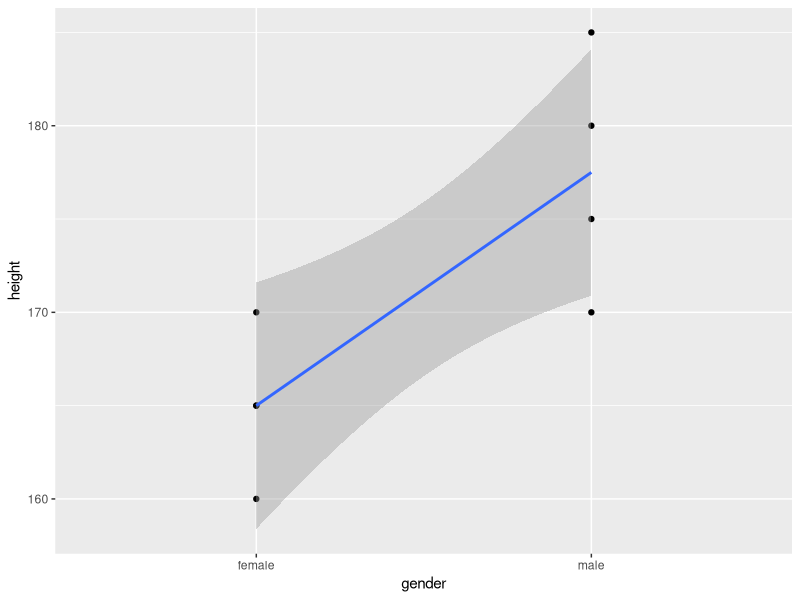
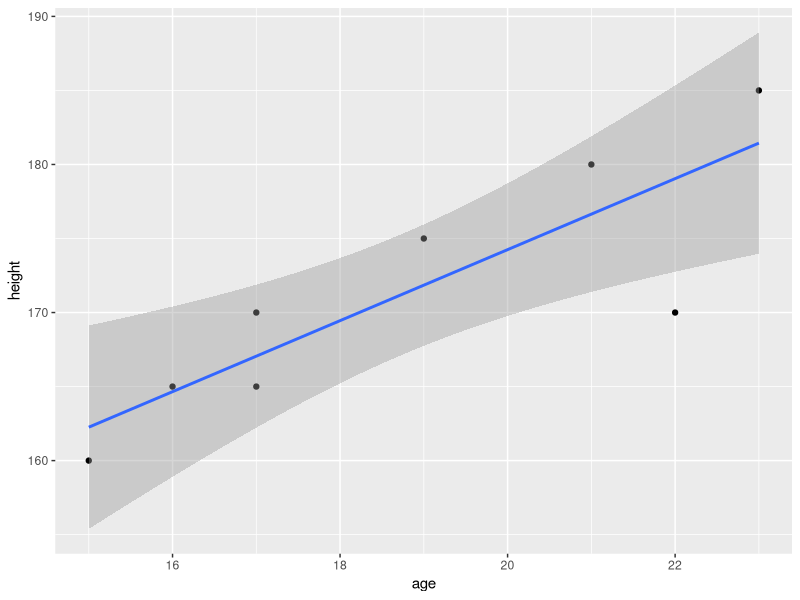
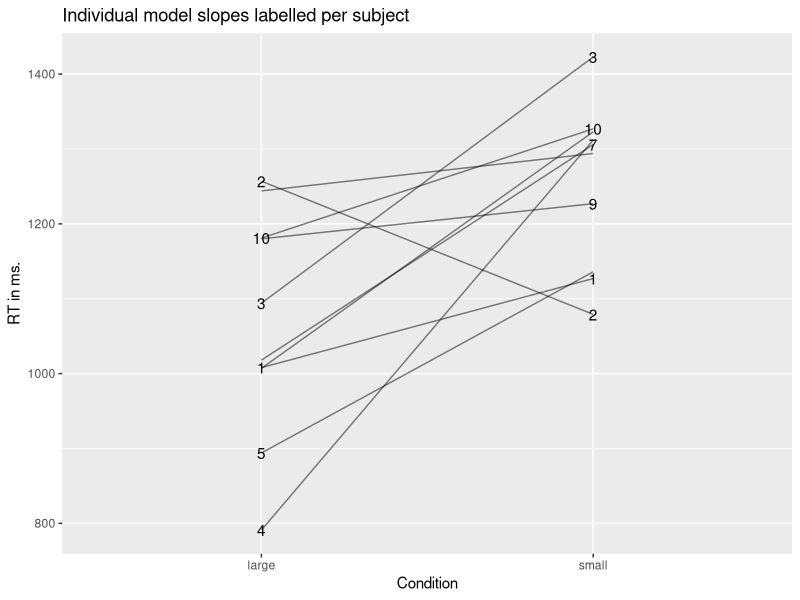
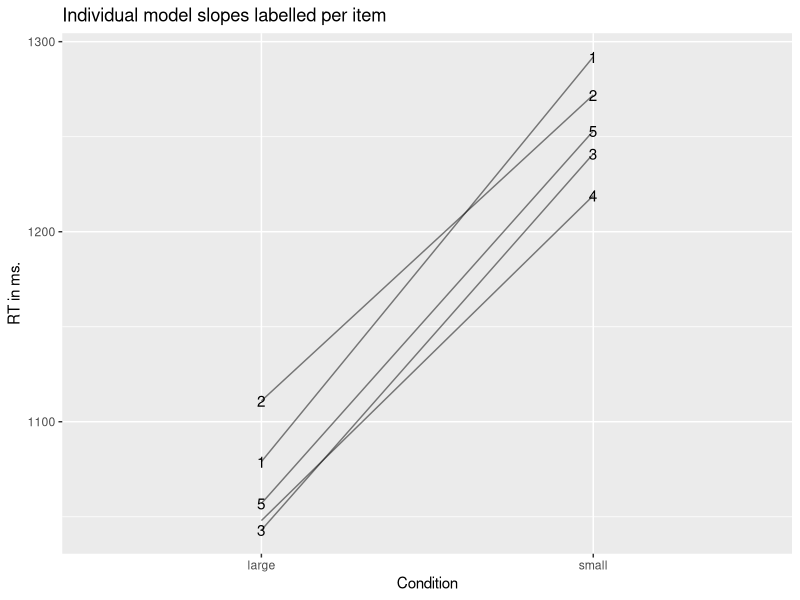
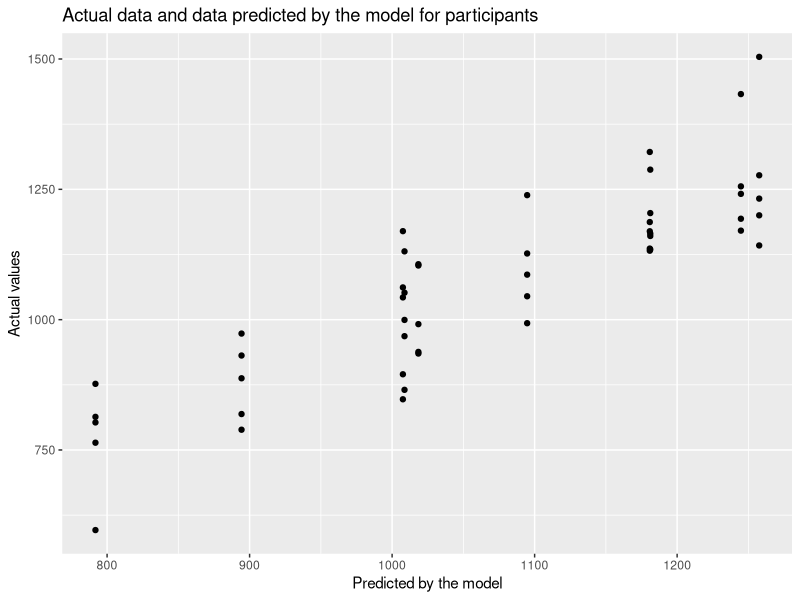
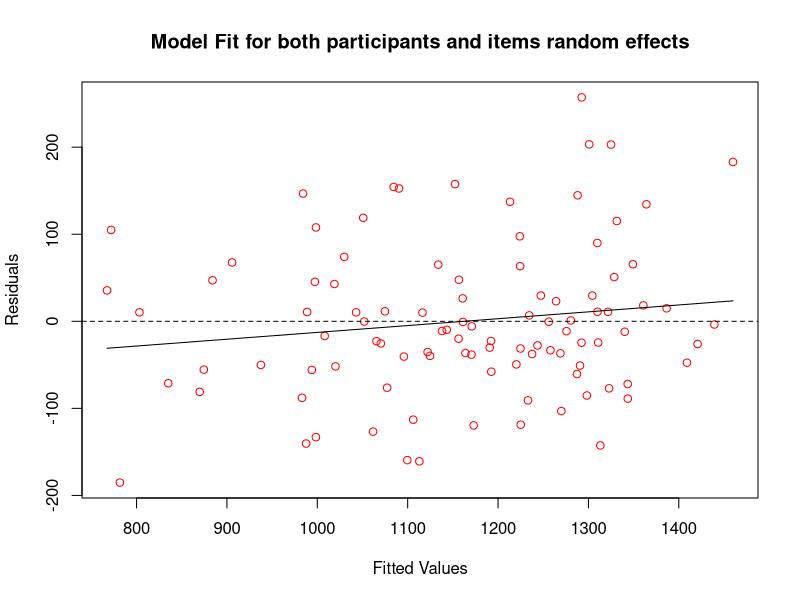
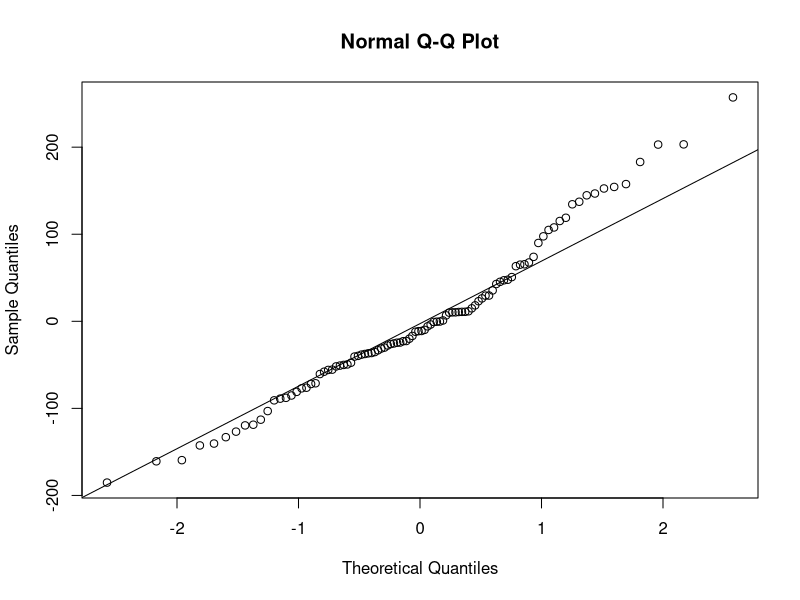
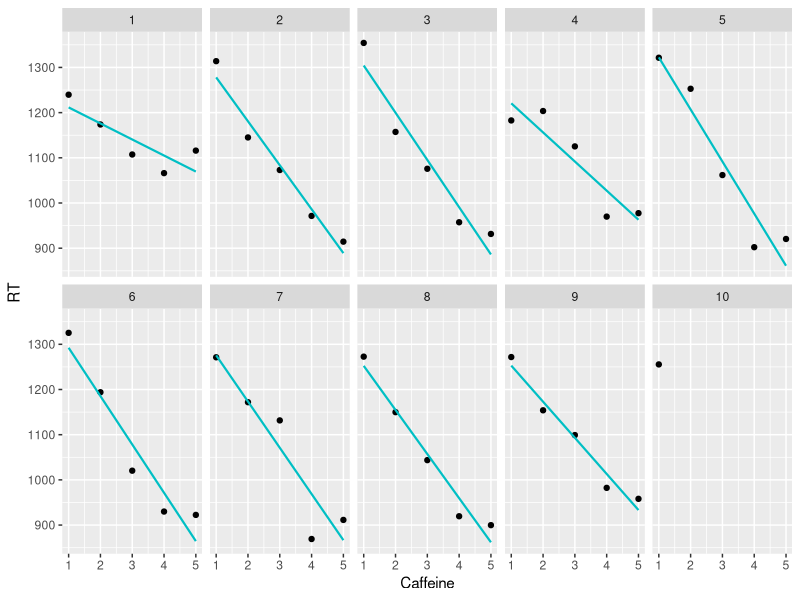

Here is the R script that generated these plots, in order: (Note: this script raises an error after producing the figures.)
library(lme4) # needed for linear mixed models
library(lmerTest) # gives us p-values for parameters in linear mixed models 
library(emmeans) # allows us to run pairwise comparisons/contrsasts
library(tidyverse) # load the tidyverse packages
library(ordinal) # needed for CLMM - cumulative link mixed models for ordinal data

# Linear model
genderheightdata <- read_csv("data_files/genderheightdata.csv")

genderheightdata$gender <- as.factor(genderheightdata$gender)

ourmodel <- lm(height ~ gender, data = genderheightdata)
summary(ourmodel)

ggplot(genderheightdata, aes(x = gender, y = height, group = 1)) + 
  geom_point() +
  geom_smooth(method = "lm")

ageheightdata <- read_csv("data_files/ageheightdata.csv")

ourmodel <- lm(height ~ age, data = ageheightdata)
summary(ourmodel)

ggplot(ageheightdata, aes(x = age, y = height)) + 
  geom_point() +
  geom_smooth(method = "lm")

# Start of random slopes and intercepts simulation ####
subject <- rep(1:10, each = 10)
condition <- rep(c("large", "small"), 50)
item <- rep(rep(1:5), 20)

my_data <- arrange(as.tibble(cbind(subject, condition, item)), -desc(condition))
my_data <- arrange(my_data, desc(item))

set.seed(1234)
rt <- c(rnorm(10, 800, 100), rnorm(10, 1000, 100),
        rnorm(10, 800, 100), rnorm(10, 1000, 100),
        rnorm(10, 800, 100), rnorm(10, 1000, 100),
        rnorm(10, 800, 100), rnorm(10, 1000, 100),
        rnorm(10, 800, 100), rnorm(10, 1000, 100))

fulldata <- arrange(cbind(my_data, rt), -desc(subject))

set.seed(1)
baseline <- c(rep(runif(1, 0, 500), 5),
              rep(runif(1, 0, 500), 5),
              rep(runif(1, 0, 500), 5),
              rep(runif(1, 0, 500), 5),
              rep(runif(1, 0, 500), 5),
              rep(runif(1, 0, 500), 5),
              rep(runif(1, 0, 500), 5),
              rep(runif(1, 0, 500), 5),
              rep(runif(1, 0, 500), 5),
              rep(runif(1, 0, 500), 5),
              rep(runif(1, 0, 500), 5),
              rep(runif(1, 0, 500), 5),
              rep(runif(1, 0, 500), 5),
              rep(runif(1, 0, 500), 5),
              rep(runif(1, 0, 500), 5),
              rep(runif(1, 0, 500), 5),
              rep(runif(1, 0, 500), 5),
              rep(runif(1, 0, 500), 5),
              rep(runif(1, 0, 500), 5),
              rep(runif(1, 0, 500), 5))

fulldata <- fulldata %>% arrange(subject, desc(condition))

fulldata$rt <- fulldata$rt + baseline 

mixed_model <- lmer(rt ~ condition + (1 | subject) + (1 | item), data = fulldata)
summary(mixed_model)

mixed_model_null <- lmer(rt ~ (1 | subject) + (1 | item), data = fulldata)
summary(mixed_model_null)

anova(mixed_model, mixed_model_null)

coef(mixed_model)

mixed_model <- lmer(rt ~ condition + (1 + condition | subject) + (1 + condition | item), data = fulldata)
summary(mixed_model)

mixed_model_null <- lmer(rt ~ (1 + condition | subject) + (1 + condition | item), data = fulldata)
summary(mixed_model_null)

anova(mixed_model, mixed_model_null)

coef(mixed_model)

# Plot intercepts and slopes ####
# First by subjects ####
intercepts <- coef(mixed_model)$subject[1]
slopes <- coef(mixed_model)$subject[2]

large <- unlist(intercepts, recursive = TRUE, use.names = F)
small <- unlist(intercepts, recursive = TRUE, use.names = F) + 
  unlist(slopes, recursive = TRUE, use.names = F)
rt <- c(large, small)
condition <- c(rep("large", 10), rep("small", 10))

subject <- c(1, 10, 2, 3, 4, 5, 6, 7, 8, 9, 1, 10, 2, 3, 4, 5, 6, 7, 8, 9)

my_data <- arrange(as.tibble(cbind(subject, condition, rt)), -desc(subject))

my_data$rt <- as.integer(my_data$rt)
my_data$condition <- as.factor(my_data$condition)
my_data$subject <- as.factor(my_data$subject)

my_data %>% group_by(condition) %>% summarise(mean(as.integer(rt)))

ggplot(my_data, aes (x = condition, y = rt, group = subject, label = subject)) + 
  geom_line(alpha = .5) +
  geom_text(check_overlap = T) +
  labs(title = "Individual model slopes labelled per subject",
       x = "Condition", 
       y = "RT in ms.")

# Now by items ####
intercepts <- coef(mixed_model)$item[1]
slopes <- coef(mixed_model)$item[2]

large <- unlist(intercepts, recursive = TRUE, use.names = F)
small <- unlist(intercepts, recursive = TRUE, use.names = F) + 
  unlist(slopes, recursive = TRUE, use.names = F)
rt <- c(large, small)
condition <- c(rep("large", 5), rep("small", 5))

item <- c(1:5, 1:5)

my_data <- arrange(as.tibble(cbind(item, condition, rt)), -desc(item))

my_data$rt <- as.integer(my_data$rt)
my_data$condition <- as.factor(my_data$condition)
my_data$item <- as.factor(my_data$item)

my_data %>% group_by(condition) %>% summarise(mean(as.integer(rt)))

ggplot(my_data, aes (x = condition, y = rt, group = item, label = item)) + 
  geom_line(alpha = .5) +
  geom_text(check_overlap = T) +
  labs(title = "Individual model slopes labelled per item",
       x = "Condition", 
       y = "RT in ms.")

# Comparing model subject intercept and slopes to the actual data
intercepts <- coef(mixed_model)$subject[1]
slopes <- coef(mixed_model)$subject[2]
model_estimates <- as.tibble(cbind(intercepts, slopes))
model_estimates$subject <- c(1, 10, 2, 3, 4, 5, 6, 7, 8, 9)
colnames(model_estimates) <- c("estimated_large", "estimated_small", "subject")

model_estimates <- transmute(model_estimates, subject = as.character(subject), 
                             estimated_large, estimated_small = estimated_large + 
                               estimated_small)

# reshaping the actual data 
agg_data <- spread(fulldata, key = "condition", value = "rt")

# bring together the model estimates with the actual data
together <- full_join(model_estimates, agg_data, by = "subject")

# plot the actual data against the data predicted by the model
together %>% 
  ggplot(aes(x = estimated_large, y = large)) + 
  geom_point() +
  #geom_smooth(method = "lm") +
  labs(x = "Predicted by the model", y = "Actual values", 
       title = "Actual data and data predicted by the model for participants")

# Checking fit of residuals against fitted values
plot(fitted(mixed_model), residuals(mixed_model), 
     xlab = "Fitted Values", ylab = "Residuals", 
     main = "Model Fit for both participants and items random effects",
     col = "red")
abline(h = 0, lty = 2)
lines(smooth.spline(fitted(mixed_model), residuals(mixed_model)))

# Checking out the residuals
qqnorm(residuals(mixed_model))
qqline(residuals(mixed_model))

# Illustration of partial pooling ####
# Inspired bt Tristan Mahr’s worked example: 
# https://www.tjmahr.com/plotting-partial-pooling-in-mixed-effects-models/

subject <- rep(1:10, each = 5)
caffeine <- rep(rep(1:5), 10)

data <- arrange(as.tibble(cbind(subject, caffeine)), caffeine)

set.seed(1234)
rt <- c(rnorm(10, 1300, 50),
        rnorm(10, 1200, 55),
        rnorm(10, 1100, 55),
        rnorm(10, 1000, 60),
        rnorm(10, 1000, 80))

data_all <- arrange(cbind(data, rt), subject)

data_all[subject == 10 & caffeine != 1,]$rt <- NA

ggplot(data_all, aes (x = caffeine, y = rt)) + 
  geom_point() +
  geom_smooth(data = data_all, method = "lm", se = FALSE, colour = "#00BFC4", size = .75, linetype = 1) +
  facet_wrap(subject, nrow = 2) +
  labs(x = "Caffeine", y = "RT") + 
  theme(legend.position = "top")

no_pooling <- as.tibble(lmList(rt ~ caffeine | subject, data_all) %>% 
                          coef() %>% 
                          # Subject IDs are stored as row-names. Make them an explicit column
                          rownames_to_column("subject") %>% 
                          rename(Intercept = `(Intercept)`, Slope = caffeine) %>% 
                          add_column(Model = "No pooling"))

no_pooling$subject <- as.integer(no_pooling$subject)

model_pooled <- lm(rt ~ caffeine, data_all) 

# Repeat the intercept and slope terms for each participant
pooled <- data_frame(
  Model = "Complete pooling",
  subject = as.integer(unique(data_all$subject)),
  Intercept = coef(model_pooled)[1], 
  Slope = coef(model_pooled)[2])

# Join the raw data so we can use plot the points and the lines.
models <- bind_rows(pooled, no_pooling) %>% 
  left_join(data_all, by = "subject")

models$subject <- as.factor(models$subject)

p_model_comparison <- ggplot(models) + 
  aes(x = caffeine, y = rt) + 
  geom_abline(aes(intercept = Intercept, slope = Slope, color = Model),
              size = .75) + 
  geom_point() +
  facet_wrap(~ subject, nrow = 2) +
  labs(x = "Caffeine", y = "RT") + 
  theme(legend.position = "top")

p_model_comparison

m <- lmer(rt ~ 1 + caffeine + (1 + caffeine | subject), data_all)

partial_pooling <- coef(m)[["subject"]] %>% 
  as_tibble() %>% 
  rownames_to_column("subject") %>% 
  rename(Intercept = `(Intercept)`, Slope = caffeine) %>% 
  add_column(Model = "Partial pooling")

partial_pooling$subject <- as.integer(partial_pooling$subject)

df_models <- bind_rows(pooled, no_pooling, partial_pooling) %>% 
  left_join(data_all, by = "subject")

# Replace the data-set of the last plot
p_model_comparison %+% df_models

# Linear mixed model (LMM) for 1-factor (repeated measures) with three levels ####
DV <- read_csv("DV_1factor.csv", 
                       col_types = cols(Condition = col_factor(levels = c("Neutral", 
                                                                          "Positive", "Negative"))))
DV$Condition <- relevel(DV$Condition, ref = 3)

ggplot(DV, aes(x = Condition, y = Gaze, colour = Condition)) + 
  geom_boxplot() + 
  guides(colour = FALSE)

ggplot(DV, aes(x = Condition, y = Gaze, colour = Condition)) + 
  geom_violin() + 
  geom_jitter(width = .1, alpha = .5) + 
  stat_summary(fun.data = "mean_cl_boot", colour = "black") + 
  guides(colour = FALSE)

model.null <- lmer(Gaze ~ (1 + Condition | Subject) + (1 + Condition|Item), 
                   data = DV, REML = TRUE)

model.full <- lmer(Gaze ~ Condition + (1 + Condition | Subject) + (1 + Condition | Item), 
                   data = DV, REML = TRUE)

anova(model.null, model.full)
summary(model.full)

# GLMM for binomial data - 1-factor with(repeated measures) with 3 levels 
RO <- read_csv("RO.csv", col_types = cols(Condition = col_factor(levels = c("Neutral", 
                                                                            "Positive", "Negative"))))

data_agg <- RO %>% 
  group_by(Condition) %>% 
  summarise(mean=mean(DV), sd=sd(DV))

ggplot(data_agg, aes(x = Condition, y = mean, fill = Condition)) + 
  geom_col() +
  guides(fill = FALSE)

model.full <- glmer(DV ~ Condition + (1 + Condition | Subject) +
                      (1 + Condition | Item), data = RO, family = binomial)

model.interceptonly <- glmer(DV ~ Condition + (1 | Subject) + (1 | Item), 
                             data = RO, family = binomial)

model.null <- glmer(DV ~ (1 | Subject) + (1 | Item), data = RO, family = binomial)

anova(model.interceptonly, model.null)

# LMM for 2x2 repeated measures factorial design ####
DV <- read_csv("DV.csv")

DV$Sentence <- as.factor(DV$Sentence)
DV$Context <- as.factor(DV$Context)

# Set up contrast coding
contrasts(DV$Sentence) <- matrix(c(.5, -.5))
contrasts(DV$Context) <- matrix(c(.5, -.5))

# Visualise
ggplot(DV, aes(x = Context:Sentence, y = RT, colour = Context:Sentence)) + 
  geom_violin() + 
  geom_jitter(width = .1, alpha = .1) + 
  stat_summary(fun.data = "mean_cl_boot", colour="black") + 
  guides(colour = FALSE)

data_agg <- DV %>% 
  group_by(Context, Sentence) %>% 
  summarise_at("RT", funs(mean, sd), na.rm=TRUE)

data_agg$SE <- data_agg$sd/sqrt(60)

# Not used
# ggplot(data_agg, aes(x=Context:Sentence, y=mean, fill=Context:Sentence)) + geom_col() + 
#  geom_errorbar(aes(ymin=mean-SE, ymax=mean+SE, width=.5)) + guides(fill=FALSE)

ggplot(data_agg, aes(x = Context, y = mean, group = Sentence, colour = Sentence)) + 
  geom_line() + 
  geom_point() + 
  ylim(1200,1800) + 
  labs(title = "Plot of RT by Condition with SE bars", y = "Mean RT (ms.)") +
  geom_errorbar(aes(ymin = mean - SE, ymax = mean + SE, width = .1)) + 

model.full <- lmer(RT ~ Context * Sentence + (1 + Context * Sentence | Subject) + 
                    (1 + Context * Sentence | Item), data = DV, REML = TRUE)

model.null <- lmer(RT ~ (1 + Context * Sentence | Subject) + 
                     (1 + Context * Sentence | Item), data = DV, REML = TRUE)

anova(model.full, model.null)
summary(model.full)

emmeans(model.full, pairwise ~ Context * Sentence, adjust="none")

# CLMM for ordinal data ####
Main <- read_csv("Main.csv")

Main$Subject <- as.factor(Main$Subject)
Main$Image <- as.factor(Main$Image)
Main$SportType <- as.factor(Main$SportType)
Main$VideoCondition <- as.factor(Main$VideoCondition)

# VideoCondition 2=congruent, 3=Incongruent, 4=neutral
Main$VideoCondition <- recode(Main$VideoCondition, 
                               "2"="Congruent", "3"="Incongruent", "4"="Neutral")

Main %>%
  ggplot(aes(x = VideoCondition, y = ratings, colour = VideoCondition)) +
  geom_violin() +
  geom_jitter(width = .1, alpha = .2) +
  stat_summary(fun.data = "mean_cl_boot", colour = "black") +
  guides(colour = FALSE) +
  labs( x = "Condition", y = "Rating", title = "Rating Scores by Condition")

# Set up model - first need to set our DV as an ordered factor
Main$ratings <- as.ordered(Main$ratings)
model.clm.null <- clmm(ratings ~ 1 + (1 + VideoCondition|Subject) + 
                         (1 + VideoCondition|SportType) + 
                         (1 + VideoCondition|Image), data = Main)

model.clm4 <- clmm(ratings ~ VideoCondition + (1 + VideoCondition|Subject) + 
                     (1 + VideoCondition|SportType) + 
                     (1 + VideoCondition|Image), data = Main)

anova(model.clm.null, model.clm4)

emmeans(model.clm4, pairwise ~ VideoCondition, adjust = "none")

# Build and examine normality of residuals with data untransformed
model.full <- lmer(RT ~ Context * Sentence + (1 + Context + Sentence | Subject) + 
                     (1 + Context + Sentence | Item), data = DV, REML = TRUE)

# checking residuals at the model level
qqnorm(residuals(model.full))
qqline(residuals(model.full))
summary(model.full)

# checking residuals at the random effects level
r_int <- lme4::ranef(model.full)$Subject$`(Intercept)`
qqnorm(r_int)
qqline(r_int)

r_slope <- lme4::ranef(model.full)$Subject$Context1
qqnorm(r_slope)
qqline(r_slope)

r_slope <- lme4::ranef(model.full)$Subject$Sentence1
qqnorm(r_slope)
qqline(r_slope)

# Build and examine normality of residuals with data log transformed 
model.full <- lmer(log(RT) ~ Context * Sentence + (1 + Context * Sentence | Subject) + 
                     (1 + Context * Sentence | Item), data = DV, REML = TRUE)

qqnorm(residuals(model.full))
qqline(residuals(model.full))
summary(model.full)

# Build and examine normality of residuals with GLMM under the Gamma distribution - 
# simplified random effects structure needed to converge
model.full <- glmer(RT ~ Context * Sentence + (1 + Context | Subject) + 
                      (1 + Context | Item), data = DV, family = Gamma)

qqnorm(residuals(model.full))
summary(model.full)
